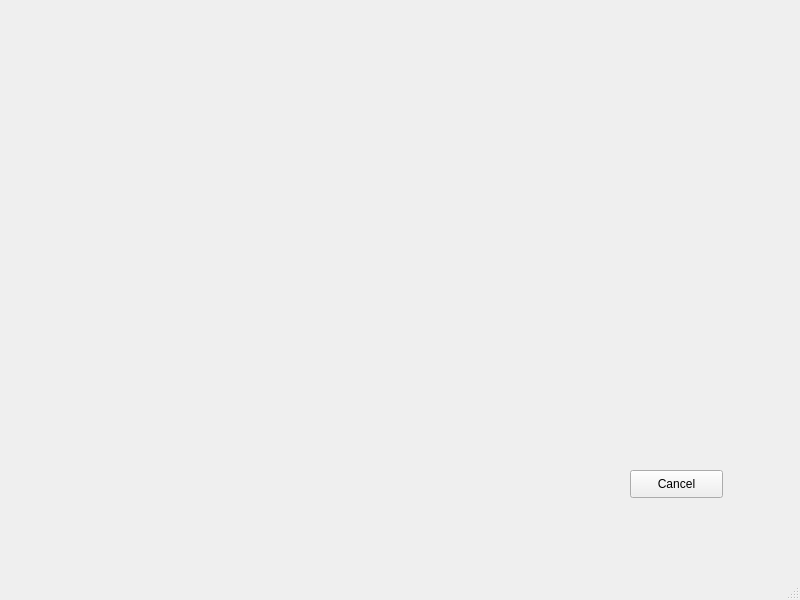
<?xml version="1.0" encoding="UTF-8"?>
<ui version="4.0">
 <class>ReadAirplane</class>
 <widget class="QMainWindow" name="ReadAirplane">
  <property name="geometry">
   <rect>
    <x>0</x>
    <y>0</y>
    <width>800</width>
    <height>600</height>
   </rect>
  </property>
  <property name="windowTitle">
   <string>MainWindow</string>
  </property>
  <widget class="QWidget" name="centralwidget">
   <widget class="QPushButton" name="button_cancel">
    <property name="geometry">
     <rect>
      <x>630</x>
      <y>470</y>
      <width>93</width>
      <height>28</height>
     </rect>
    </property>
    <property name="text">
     <string>Cancel</string>
    </property>
   </widget>
  </widget>
  <widget class="QMenuBar" name="menubar">
   <property name="geometry">
    <rect>
     <x>0</x>
     <y>0</y>
     <width>800</width>
     <height>26</height>
    </rect>
   </property>
  </widget>
  <widget class="QStatusBar" name="statusbar"/>
 </widget>
 <resources/>
 <connections/>
</ui>
